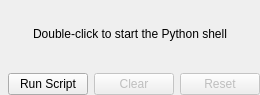
<?xml version="1.0" encoding="UTF-8"?>
<ui version="4.0">
 <class>PythonShell</class>
 <widget class="QWidget" name="PythonShell">
  <property name="geometry">
   <rect>
    <x>0</x>
    <y>0</y>
    <width>260</width>
    <height>95</height>
   </rect>
  </property>
  <property name="windowTitle">
   <string>Form</string>
  </property>
  <layout class="QVBoxLayout" name="verticalLayout">
   <property name="leftMargin">
    <number>0</number>
   </property>
   <property name="topMargin">
    <number>0</number>
   </property>
   <property name="rightMargin">
    <number>0</number>
   </property>
   <property name="bottomMargin">
    <number>0</number>
   </property>
   <item>
    <widget class="QStackedWidget" name="stackedWidget">
     <property name="currentIndex">
      <number>0</number>
     </property>
     <widget class="QWidget" name="defaultWidget">
      <layout class="QVBoxLayout" name="verticalLayout_2">
       <item>
        <widget class="QLabel" name="label">
         <property name="text">
          <string>Double-click to start the Python shell</string>
         </property>
         <property name="alignment">
          <set>Qt::AlignCenter</set>
         </property>
        </widget>
       </item>
      </layout>
     </widget>
     <widget class="pqConsoleWidget" name="consoleWidget">
      <property name="sizePolicy">
       <sizepolicy hsizetype="MinimumExpanding" vsizetype="MinimumExpanding">
        <horstretch>0</horstretch>
        <verstretch>0</verstretch>
       </sizepolicy>
      </property>
     </widget>
    </widget>
   </item>
   <item>
    <layout class="QHBoxLayout" name="horizontalLayout_2">
     <item>
      <spacer name="horizontalSpacer_2">
       <property name="orientation">
        <enum>Qt::Horizontal</enum>
       </property>
       <property name="sizeHint" stdset="0">
        <size>
         <width>40</width>
         <height>20</height>
        </size>
       </property>
      </spacer>
     </item>
     <item>
      <widget class="QPushButton" name="runScriptButton">
       <property name="text">
        <string>Run Script</string>
       </property>
      </widget>
     </item>
     <item>
      <widget class="QPushButton" name="clearButton">
       <property name="enabled">
        <bool>false</bool>
       </property>
       <property name="text">
        <string>Clear</string>
       </property>
      </widget>
     </item>
     <item>
      <widget class="QPushButton" name="resetButton">
       <property name="enabled">
        <bool>false</bool>
       </property>
       <property name="text">
        <string>Reset</string>
       </property>
      </widget>
     </item>
    </layout>
   </item>
  </layout>
 </widget>
 <customwidgets>
  <customwidget>
   <class>pqConsoleWidget</class>
   <extends>QWidget</extends>
   <header>pqConsoleWidget.h</header>
   <container>1</container>
  </customwidget>
 </customwidgets>
 <resources/>
 <connections/>
</ui>
